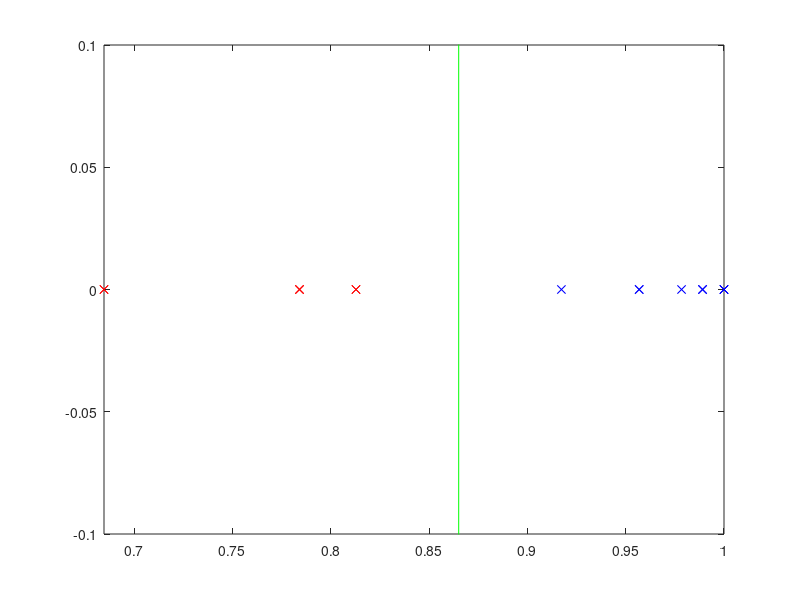

The MATLAB source for this figure:
hold off;
x0p = [0.9173131942561866 1.0 0.9568736052140446 1.0 0.9568736052140446 1.0 0.989088050708546 0.989088050708546 0.9784116721558149 ];
x0n = [0.6846890431714244 0.7841116305459241 0.7841116305459241 0.6846890431714244 0.8128372959350391 0.8128372959350391 ];
w0 = 19.143195404036163;
hold off;
zrp = zeros(1,length(x0p));
zrn = zeros(1,length(x0n));
plot(x0p,zrp,'xb');
hold on;
plot(x0n,zrn,'xr');
xc=[0.865075178121435 0.865075178121435];
yc=[-1 1];
plot(xc,yc,'g');
axis([min([x0p x0n]) max([x0p x0n]) -0.1 0.1]);
